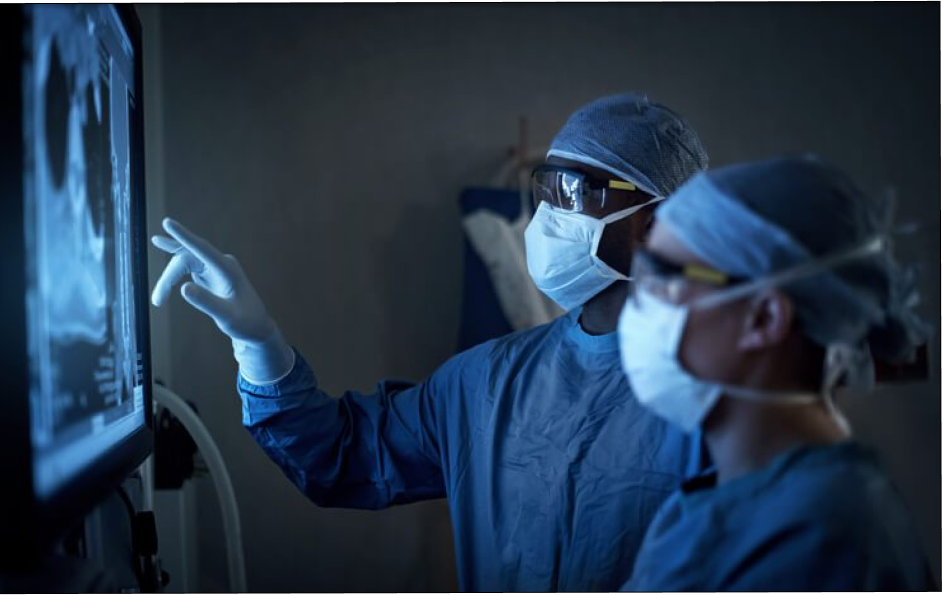
#> input picture image_editing/bg_image/bg_left.png, 942 x 595 px
$ python root_background.py
#> lines starting #> are read from the running program, lines starting #| are printed output that depends on the picture
import os
from PIL import Image

print(os.getcwd())

im_left = Image.open("bg_left.png")
#> im_left is the input picture: PIL image 942x595 RGBA; mean R, G, B, A 34.5, 52.8, 73.1, 253.1
im_right = Image.open("bg_right.png")
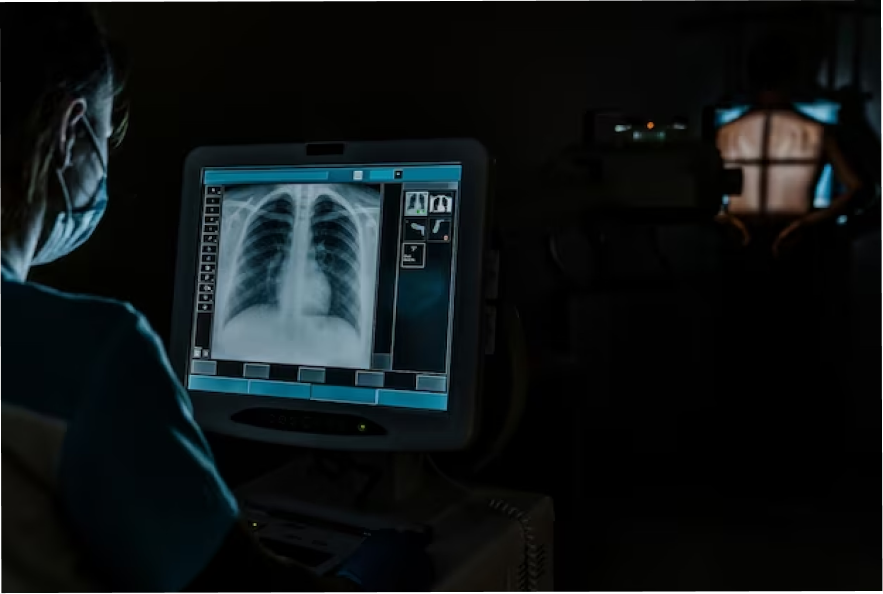
#> input picture image_editing/bg_image/bg_right.png, 883 x 594 px
#> im_right is the input picture: PIL image 883x594 RGBA; mean R, G, B, A 13.2, 18.3, 19.5, 253.1
im_right = im_right.crop((0, 0, 600, im_right.height)) #(left,upper,right,lower)
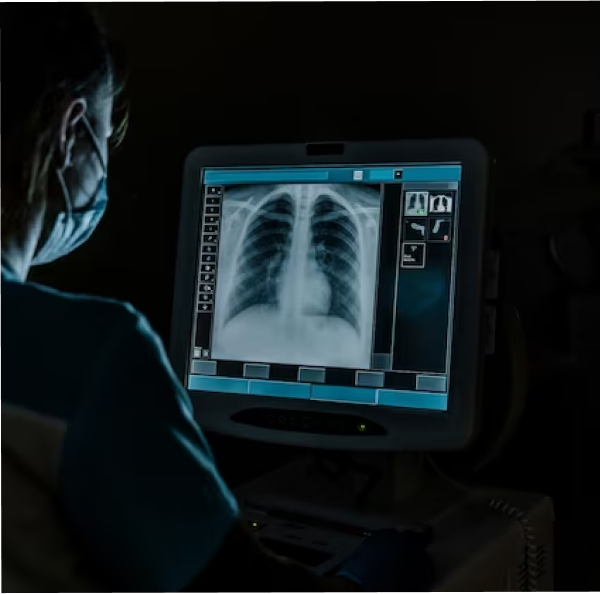
#> im_right: PIL image 600x594 RGBA; mean R, G, B, A 15.2, 22.9, 25, 253.4; transparent parts drawn white

def log_shapes():
    print("Left png has shape (w,h):", im_left.size)
#| Left png has shape (w,h): (942, 595)
    print("Right png has shape (w,h):", im_right.size)
#| Right png has shape (w,h): (600, 594)

log_shapes()

if im_left.size[1] != im_right.size[1]:
    im_left.thumbnail((im_left.size[0], im_right.size[1]))
#> im_left: PIL image 940x594 RGBA

log_shapes()
#| Left png has shape (w,h): (940, 594)
#| Right png has shape (w,h): (600, 594)
assert im_left.size[1] == im_right.size[1]

def get_concat_h(im1, im2):
    dst = Image.new('RGBA', (im1.width + im2.width, im1.height))
#> dst: PIL image 1540x594 RGBA; every value is 0
    dst.paste(im1, (0, 0))
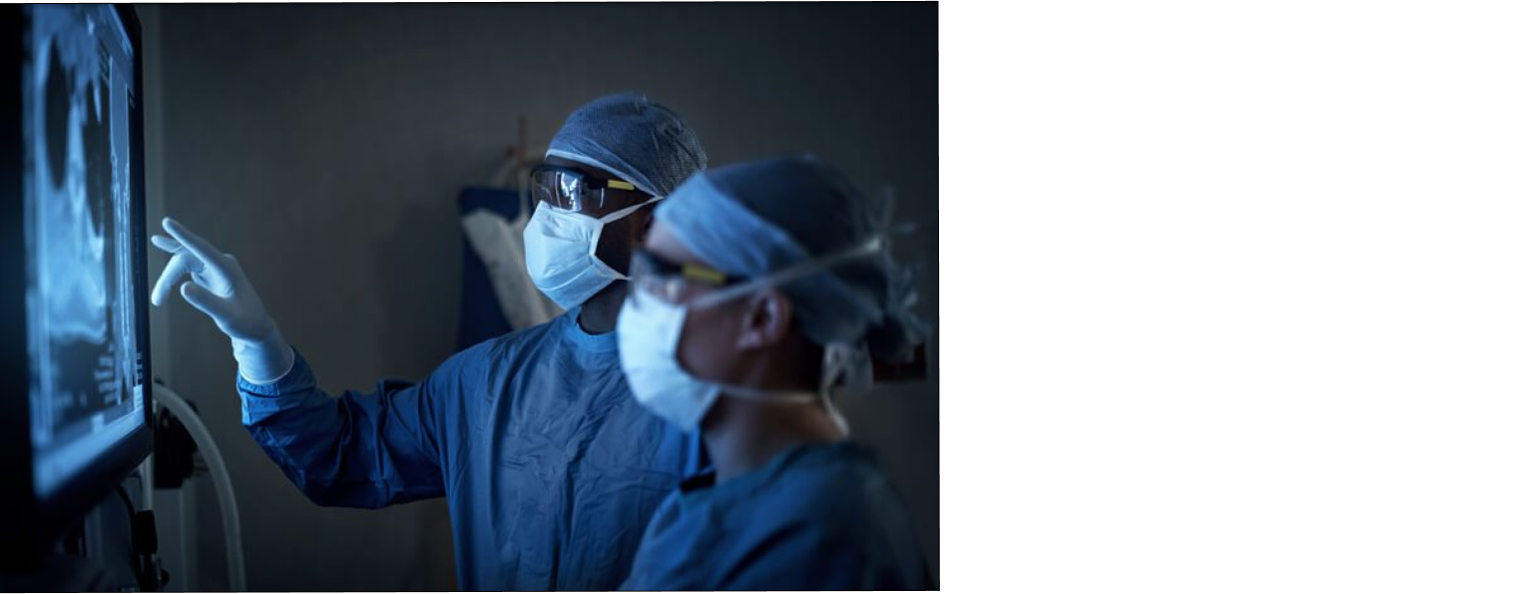
#> dst: PIL image 1540x594 RGBA; mean R, G, B, A 21.1, 32.2, 44.6, 154.5; transparent parts drawn white
    dst.paste(im2, (im1.width, 0))
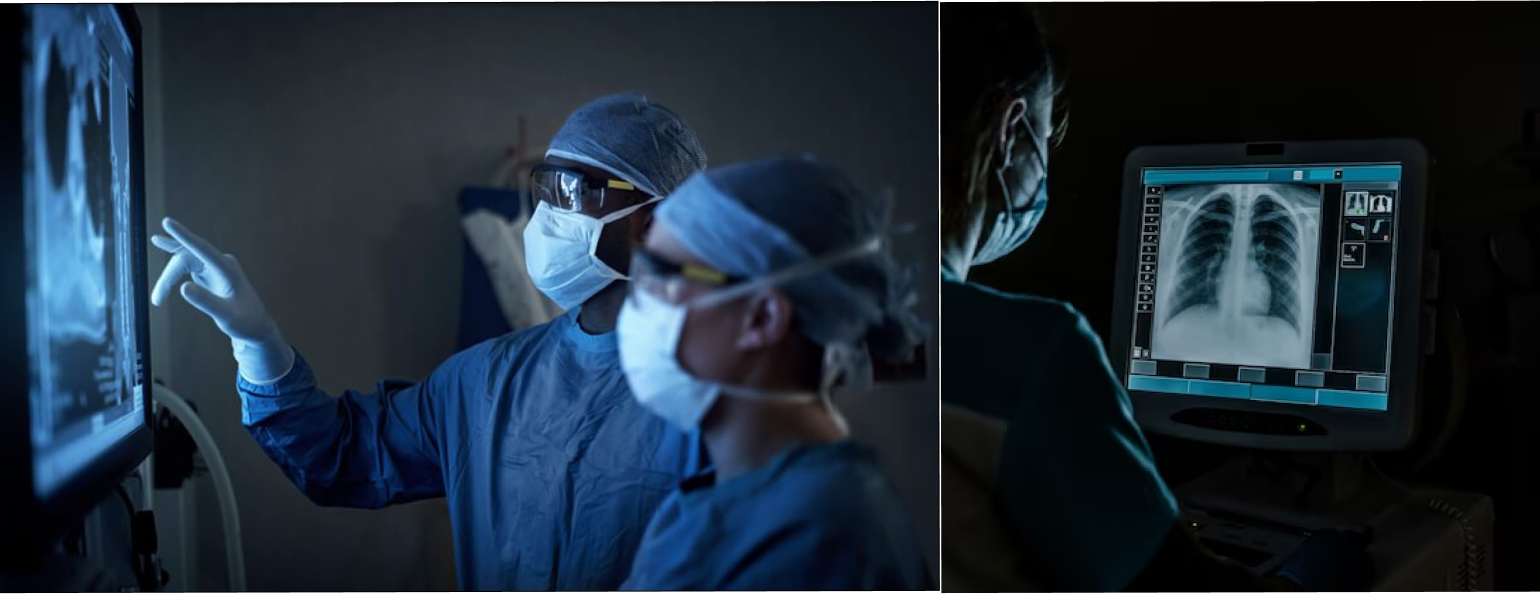
#> dst: PIL image 1540x594 RGBA; mean R, G, B, A 27, 41.1, 54.4, 253.2; transparent parts drawn white
    return dst

bg_combined = get_concat_h(im_left, im_right)
bg_combined.putalpha(128)
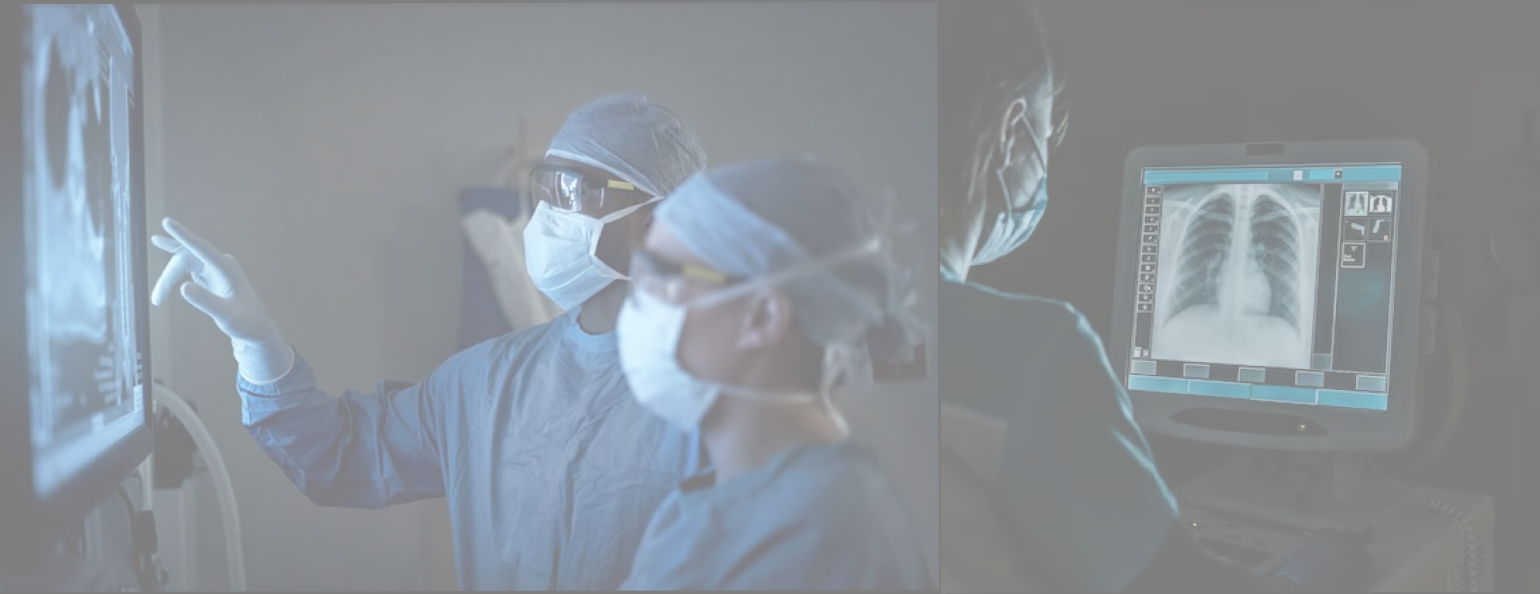
#> bg_combined: PIL image 1540x594 RGBA; mean R, G, B, A 27, 41.1, 54.4, 128; transparent parts drawn white
bg_combined.save("bg_combined.png")
